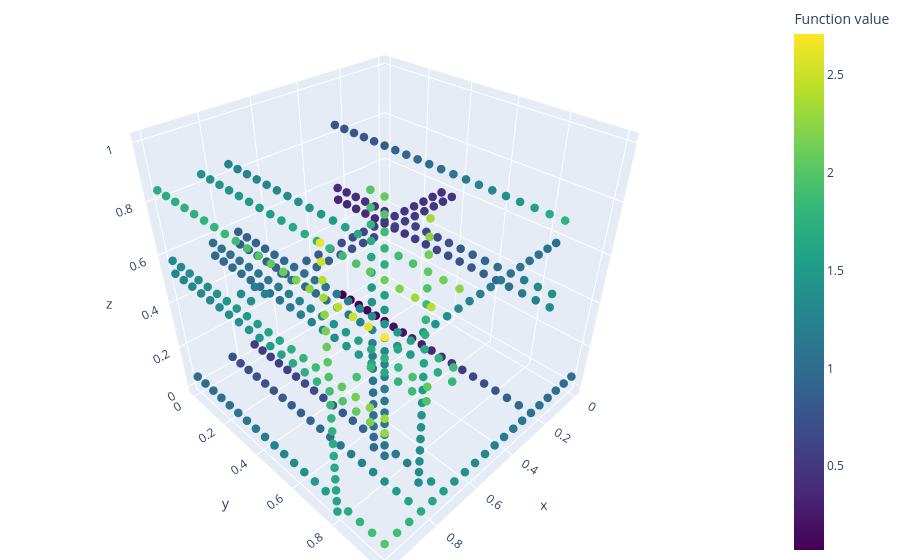

The cell this chart's notebook holds for it:
### Code cell
from tq_mtopt.network import tensor_train_graph
from tq_mtopt.grid import tensor_network_grid
from tq_mtopt.plot import plot_tensor_train_diagram, plot_tensor_network_xyz

# ------------------------------------------------------------------------
# Tensor-train example with attached grids
#
# We:
#   1. Build a tensor-train graph with `num_cores` cores and bond dimension
#      `rank`.
#   2. Attach 1D primitive grids to each coordinate and construct
#      edge/node grids via `tn_grid`.
#   3. Inspect the resulting graph structure (nodes/edges and attributes).
#   4. Visualize:
#        * the TT topology with `plot_tt_diagram`,
#        * the node grids in 3D with `plot_tn_xyz(fun)`.
# ------------------------------------------------------------------------

num_cores = 3  # number of TT cores (dimensions)
rank = 4  # TT bond dimension (edge rank)
num_primitive_points = 20  # number of points per 1D primitive grid

# 1. Build the tensor-train graph (no grids yet, just topology + ranks)
tensor_network = tensor_train_graph(
    num_cores=num_cores,
    rank=rank,
    primitive_grid=num_primitive_points,
)

# 2. Construct primitive 1D grids and attach them to the network
primitive_grids = [
    np.linspace(0.0, 1.0, num_primitive_points) for _ in range(num_cores)
]

tensor_network = tensor_network_grid(tensor_network, primitive_grids)

# 3. Inspect graph structure
print("Tensor-train nodes (with attributes):")
print(list(tensor_network.nodes(data=True)))

print("\nTensor-train edges (with attributes):")
print(list(tensor_network.edges(data=True)))

# 4a. Plot the TT diagram (1D topology with edge ranks)
fig_tt = plot_tensor_train_diagram(tensor_network)
plt.show()

# 4b. Plot the node grids in 3D, colored by fun(x) (defined earlier)
fig_xyz = plot_tensor_network_xyz(tensor_network, fun)
fig_xyz.show()

### Figure 1 — Plotly figure (JSON) as saved in the notebook; plotly's stock layout.template omitted (floating-point values rounded to 4 significant figures; data arrays with more than 128 entries replaced by an {"elided": "..."} marker saying what was removed)
{"data": [{"marker": {"color": {"elided": "480 float values"}, "colorbar": {"title": {"text": "Function value"}}, "colorscale": [[0, "#440154"], [0.1111, "#482878"], [0.2222, "#3e4989"], [0.3333, "#31688e"], [0.4444, "#26828e"], [0.5556, "#1f9e89"], [0.6667, "#35b779"], [0.7778, "#6ece58"], [0.8889, "#b5de2b"], [1, "#fde725"]], "size": 5}, "mode": "markers", "type": "scatter3d", "x": {"elided": "480 float values"}, "y": {"elided": "480 float values"}, "z": {"elided": "480 float values"}}], "layout": {"margin": {"b": 0, "l": 0, "r": 0, "t": 0}, "scene": {"aspectmode": "cube", "xaxis": {"autorange": true, "title": {"text": "x"}}, "yaxis": {"autorange": true, "title": {"text": "y"}}, "zaxis": {"autorange": true, "title": {"text": "z"}}}}}
